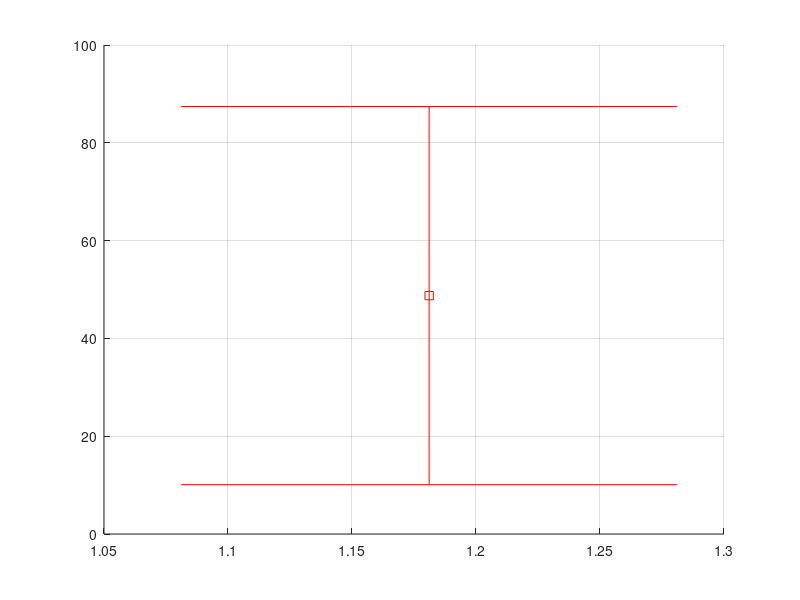

MATLAB code to generate this figure: (Note: this script raises an error after producing the figure.)
%This code will plot P/Ao as a function of distance from central star

Ao_WHya6 = 0.016;
Ao_WHya4 = 0.1514;
Ao_WHya1 = 0.0039;
Ao_VHya6 = 0.165;
Ao_VXEri9 = 0.0805;
Ao_UAnt1 = 0.1401;
Ao_UAnt2 = 0.0953;

Pmax_WHya6 = 0.78;
Pmax_WHya4 = 1.008;
Pmax_WHya1 = 0.264;
Pmax_VHya6 = 0.957;
Pmax_VXEri9 = 1.1002;
Pmax_UAnt1 = 0.823;
Pmax_UAnt2 = 0.128;

PAo_WHya6 = Pmax_WHya6 / Ao_WHya6;
PAo_WHya4 = Pmax_WHya4 / Ao_WHya4;
PAo_WHya1 = Pmax_WHya1 / Ao_WHya1;
PAo_VHya6 = Pmax_VHya6 / Ao_VHya6;
PAo_VXEri9 = Pmax_VXEri9 / Ao_VXEri9;
PAo_UAnt1 = Pmax_UAnt1 / Ao_UAnt1;
PAo_UAnt2 = Pmax_UAnt2 / Ao_UAnt2;

P_Error_WHya6 = 0.215;
P_Error_WHya4 = 0.647;
P_Error_WHya1 = 0.0379;
P_Error_VHya6 = 0.785;
P_Error_VXEri9 = 0.353;
P_Error_UAnt2 = 0.0554;
P_Error_UAnt1 = 0.496;

Ao_Error_WHya6 = 0.0119;
Ao_Error_WHya4 = 0.0422;
Ao_Error_WHya1 = 0.0029;
Ao_Error_VHya6 = 0.0212;
Ao_Error_VXEri9 = 0.0287;
Ao_Error_UAnt1 = 0.0087;
Ao_Error_UAnt2 = 0.0055;

Error_WHya6 = PAo_WHya6 * sqrt((Ao_Error_WHya6/Ao_WHya6)^2+(P_Error_WHya6/Pmax_WHya6)^2);
Error_WHya4 = PAo_WHya4 * sqrt((Ao_Error_WHya4/Ao_WHya4)^2+(P_Error_WHya4/Pmax_WHya4)^2);
Error_WHya1 = PAo_WHya1 * sqrt((Ao_Error_WHya1/Ao_WHya1)^2+(P_Error_WHya1/Pmax_WHya1)^2);
Error_VHya6 = PAo_VHya6 * sqrt((Ao_Error_VHya6/Ao_VHya6)^2+(P_Error_VHya6/Pmax_VHya6)^2);
Error_VXEri9 = PAo_VXEri9 * sqrt((Ao_Error_VXEri9/Ao_VXEri9)^2+(P_Error_VXEri9/Pmax_VXEri9)^2);
Error_UAnt1 = PAo_UAnt1 * sqrt((Ao_Error_UAnt1/Ao_UAnt1)^2+(P_Error_UAnt1/Pmax_UAnt1)^2);
Error_UAnt2 = PAo_UAnt2 * sqrt((Ao_Error_UAnt2/Ao_UAnt2)^2+(P_Error_UAnt2/Pmax_UAnt2)^2);

%units for this is arcminutes
X_WHya6 = 4.219/3.572;
X_WHya4 = 3.586/3.572;
X_WHya1 = 1.162/3.572;
X_VHya6 = 6.859/5.988;
X_VXEri9 = 7.178/4.894;
X_UAnt1 = 1.273/2.79;
X_UAnt2 = 1.859/2.79;

%order: WHya6 WHya4 WHya1 VHya6 VXEri9 UAnt1 UAnt2
PAo = [48.75, 6.6579, 67.6923, 5.8, 13.6671, 5.8744, 1.3431];
X_Data = [1.1811, 1.0039, 0.3253, 1.1455, 1.4667, 0.4563, 0.6663];
Error = [Error_WHya6, Error_WHya4, Error_WHya1, Error_VHya6, Error_VXEri9, Error_UAnt1, Error_UAnt2];

% Define colors and shapes for each point
colors = ['r', 'r', 'r', 'b', 'r', 'b', 'b']; % Different colors
%red for O and blue for C
shapes = ['s', 's', 'o', 's', 's', 'o', 'o']; % Different shapes
%Inside: o Within: s Outside: ^

% Create the plot
figure;
hold on; % Keep the plot for multiple points
grid on;

% Plot each point individually
for i = 1:length(PAo)
    errorbar(X_Data(i), PAo(i), Error(i), [colors(i), shapes(i)], 'MarkerSize', 8, 'LineWidth', 1.5);
end

xlabel('Normalized Distance (arcminutes)');
ylabel('Pmax/Ao');
title('Plot of Pmax/Ao vs. Distance');










